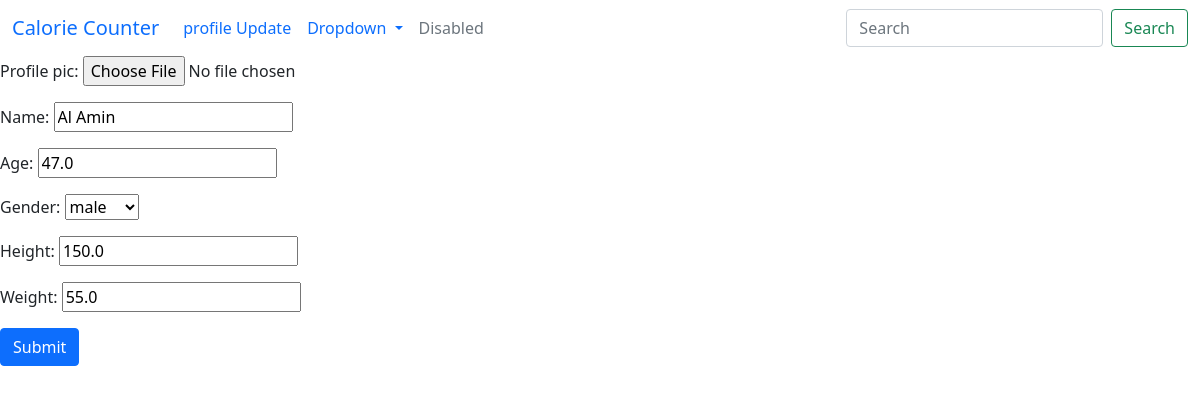
Page /userprofile_update/ (signed in) on the committed database.
### myapp/models.py (models this page shows, shortened)
class user_profile(models.Model):
    GENDER=[
        ('Male','male'),
        ('Female','female'),
    ]
    profile_pic=models.ImageField(upload_to='media/profile pic', null=True, blank=True)
    name=models.CharField(max_length=100, null=True, blank=True)
    age=models.FloatField()
    gender=models.CharField(max_length=100, choices=GENDER,null=True, blank=True)
    height=models.FloatField()
    weight=models.FloatField()
    user=models.OneToOneField(User, on_delete=models.CASCADE)

### myapp/views.py (the view, shortened to what this page needs)
# urls.py: path('userprofile_update/', userprofile_update, name='userprofile_update'),
def userprofile_update(request):
    profile_user=0
    try:
        profile_user=user_profile.objects.get(user=request.user)
    except:
        pass
    if request.method == 'POST' and profile_user:
        form = userprofile_form(request.POST, request.FILES, instance=profile_user)
        if form.is_valid():
            form.save()
            return redirect('home')
    elif profile_user:
        form=userprofile_form(instance=profile_user)
    else:
        form=userprofile_form()
    return render(request, 'userprofile.html',{'form':form})

### myapp/forms.py
class userprofile_form(forms.ModelForm):
    class Meta:
        model=user_profile
        fields=('__all__')
        exclude=['user']

### template/userprofile.html (shortened to what this page needs)
<!doctype html>
<html lang="en">
  <head>
    <link href="https://cdn.jsdelivr.net/npm/bootstrap@5.0.2/dist/css/bootstrap.min.css" rel="stylesheet">
  </head>
  <body>
    <nav class="navbar navbar-expand-lg bg-body-tertiary">
        <div class="container-fluid">
          <a class="navbar-brand" href="{% url 'home' %}">Calorie Counter</a>
          <div class="collapse navbar-collapse" id="navbarSupportedContent">
            <ul class="navbar-nav me-auto mb-2 mb-lg-0">
              <li class="nav-item">
                <a class="nav-link" href="{% url 'userprofile_update' %}">profile Update</a>
              </li>
              <li class="nav-item dropdown">
                <a class="nav-link dropdown-toggle" href="#" role="button" data-bs-toggle="dropdown" aria-expanded="false">
                  Dropdown
                </a>
              </li>
              <li class="nav-item">
                <a class="nav-link disabled" aria-disabled="true">Disabled</a>
              </li>
            </ul>
            <form class="d-flex" role="search">
              <input class="form-control me-2" type="search" placeholder="Search" aria-label="Search">
              <button class="btn btn-outline-success" type="submit">Search</button>
            </form>
          </div>
        </div>
      </nav>
      <form method="POST" enctype="multipart/form-data">
        {{form.as_p}}
    <button type="submit" class="btn btn-primary">Submit</button>
    </form>
  </body>
</html>

### rows in the picture
user_profile: name "Al Amin", age "47.0", gender "male", height "150.0", weight "55.0"
